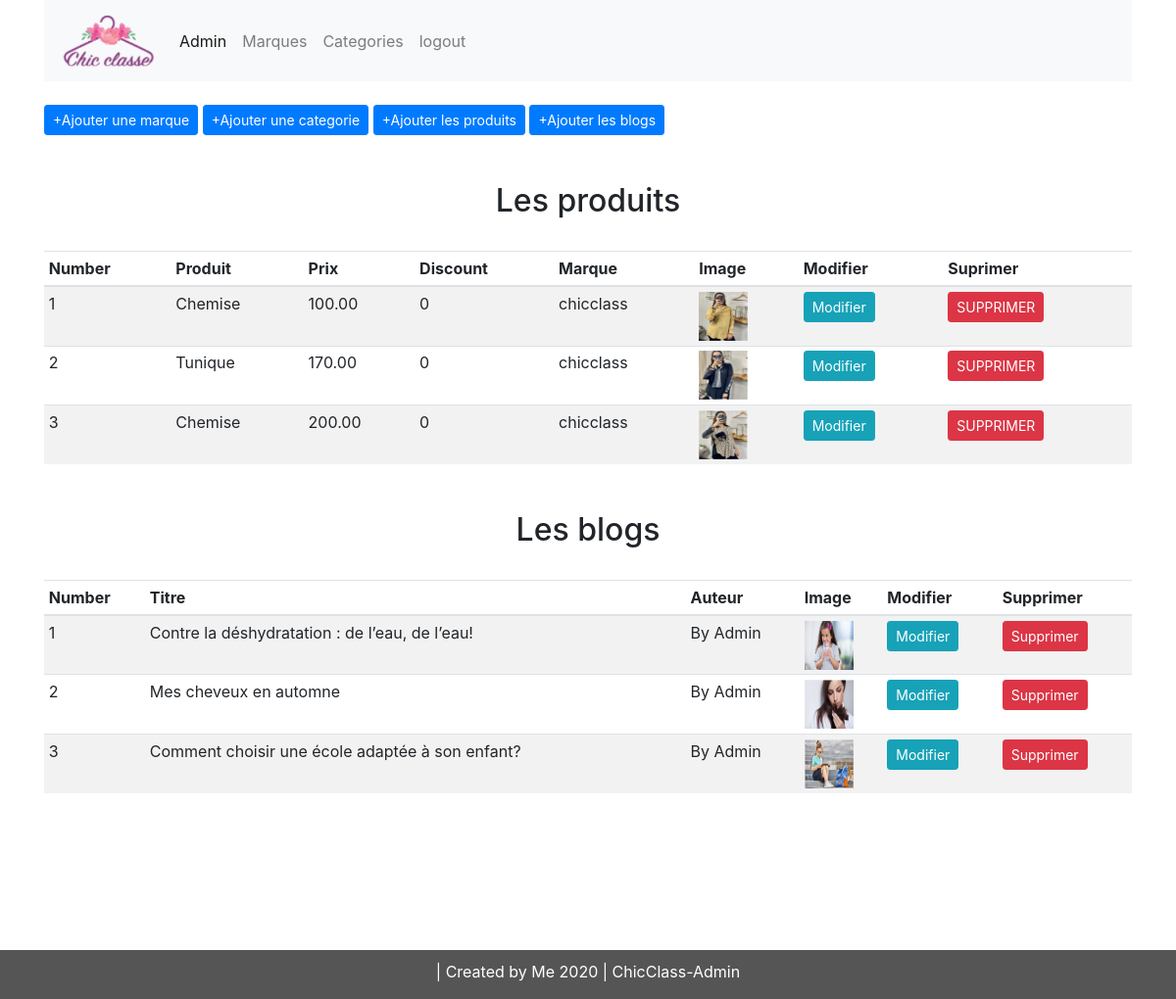
The page /admin (signed in) on the database its author committed.
### app.py (models this page shows, shortened)
class Addproduct(db.Model):
    __searchable__ = ['name','desc']
    id = db.Column(db.Integer, primary_key=True)
    name = db.Column(db.String(80), nullable=False)
    price = db.Column(db.Numeric(10,2),nullable=False)
    priced = db.Column (db.Integer, default=0)
    stock = db.Column (db.Integer, nullable=False)
    colors = db.Column (db.Text, nullable=False)
    desc = db.Column(db.Text, nullable=False)
    pub_date = db.Column(db.DateTime, nullable=False, default=datetime.utcnow)
    brand_id = db.Column(db.Integer, db.ForeignKey('brand.id'),nullable=False)
    brand = db.relationship('Brand',backref=db.backref('brands', lazy=True))
    category_id = db.Column(db.Integer, db.ForeignKey('category.id'),nullable=False)
    category = db.relationship('Category',backref=db.backref('posts', lazy=True))
    image = db.Column(db.String(150),nullable=False, default='image.jpg')

class Brand(db.Model):
    id=db.Column(db.Integer,primary_key=True)
    name=db.Column(db.String(20),nullable=False,unique=True)

class Addblog(db.Model):
    id = db.Column(db.Integer, primary_key=True)
    title = db.Column(db.String(500), nullable=False)
    author = db.Column(db.String(80), nullable=False)
    content = db.Column(db.Text)
    text = db.Column(db.Text)
    pub_date = db.Column(db.DateTime, nullable=False, default=datetime.utcnow)
    image = db.Column(db.String(150),nullable=False, default='image.jpg')

### app.py (the view)
@app.route("/admin")
def admin():
    if 'email' not in session:
        flash("SVP connectez vous d'abbord",'danger')
        return redirect(url_for('login'))
    products = Addproduct.query.all()
    blogs = Addblog.query.all()
    return render_template('admin/indexadm.html',titre='Admin page', products=products,blogs=blogs)

### templates/admin/indexadm.html (shortened to what this page needs)
{% extends 'index.html'%}
{%block content%}
<link rel='stylesheet' href='/static/css/admin.css'/>
<div class="container">
    <nav class="navbar navbar-expand-lg navbar-light bg-light">
        <a class="navbar-brand" href="/admin"><img src="/static/assets/logochic3.PNG" alt=""></a>
        <div class="collapse navbar-collapse" id="navbarNav">
          <ul class="navbar-nav">
            <li class="nav-item active">
              <a class="nav-link" href="/admin">Admin<span class="sr-only">(current)</span></a>
            </li>
            <li class="nav-item">
              <a class="nav-link" href="/brands">Marques</a>
            </li>
            <li class="nav-item">
              <a class="nav-link" href="/category">Categories</a>
            </li>
            <li class="nav-item">
              <a class="nav-link" href="{{url_for('admin_logout')}}">logout</a>
            </li>
          </ul>
        </div>
      </nav>
      <br>
      <div class="div-btn">
        <a href="/addbrand"><button type="" class="btn btn-primary btn-sm">+Ajouter une marque</button></a>
        <a href="/addcat"><button type="" class="btn btn-primary btn-sm">+Ajouter une categorie</button></a>
        <a href="/addproduct"><button type="" class="btn btn-primary btn-sm">+Ajouter les produits</button></a>
        <a href="/addblog"><button type="" class="btn btn-primary btn-sm">+Ajouter les blogs</button></a>
     </div>
</div>
<div class="container mt-5">
  <h2 class="text-center">Les produits</h2>
  <br>
    <table class="table table-sm table-striped">
        <thead>
            <th>Number</th>
            <th>Produit</th>
            <th>Prix</th>
            <th>Discount</th>
            <th>Marque</th>
            <th>Image</th>
            <th>Modifier</th>
            <th>Suprimer</th>
        </thead>
        <tbody>
            {%for product in products%}
            <tr>
                <td data-label="Number">{{loop.index}}</td>
                <td data-label="Produit">{{product.name}}</td>
                <td data-label="Prix">{{product.price}}</td>
                <td data-label="Discount">{{product.priced}}</td>
                <td data-label="Marque">{{product.brand.name}}</td>
                <td data-label="Image"><img src="{{url_for('static',filename='assets/'+ product.image)}}" width="50" height="50"></td>
                <td data-label="Modifier"> <a href="{{url_for('updateproduct', id=product.id)}}" class="btn btn-info btn-sm">Modifier</a></td>
                <td>
                      <button  type="button" class="btn btn-danger btn-sm" data-label="Suprimer" data-toggle="modal" data-target="#exampleModal-{{product.id}}" >
                        SUPPRIMER
                      </button>
                </td>
            </tr>
            {%endfor%}
        </tbody>
    </table>
</div>
<div class="container mt-5">
  <h2 class="text-center">Les blogs</h2>
  <br>
  <table class="table table-sm table-striped">
      <thead>
          <th>Number</th>
          <th>Titre</th>
          <th>Auteur</th>
          <th>Image</th>
          <th>Modifier</th>
          <th>Supprimer</th>
      </thead>
      <tbody>
          {%for blog in blogs%}
          <tr>
              <td data-label="Number">{{loop.index}}</td>
              <td data-label="Titre">{{blog.title}}</td>
              <td data-label="Auteur">{{blog.author}}</td>
              <td data-label="Image"><img src="{{url_for('static',filename='assets/'+ blog.image)}}" width="50" height="50"></td>
              <td data-label="Modifier"> <a href="{{url_for('updateblog', id=blog.id)}}" class="btn btn-info btn-sm">Modifier</a></td>
              <td>
                    <button type="button" class="btn btn-danger btn-sm" data-label="Supprimer" data-toggle="modal" data-target="#exampleModal-{{blog.id}}">
                      Supprimer
                    </button>
              </td>
          </tr>
          {%endfor%}
      </tbody>
  </table>
</div>
<br><br><br><br><br><br>
<footer>
  <p class="footerText"> | Created by Me 2020 | ChicClass-Admin </p>
</footer>
{%endblock content%}

### static/css/footeradmin.css (style rules this page uses)
footer { background-color: #555; position: absolute; width: 100%; }
.footerText { padding-top: 10px; color: white; text-align: center; }

### static/css/admin.css (style rules this page uses)
footer { background-color: #555; position: absolute; width: 100%; }
.footerText { padding-top: 10px; color: white; text-align: center; }

### rows shown on the page
Addproduct: name "Chemise", price "100.00", priced "0", brand.name "chicclass", image (picture)
Addproduct: name "Tunique", price "170.00", priced "0", brand.name "chicclass", image (picture)
Addproduct: name "Chemise", price "200.00", priced "0", brand.name "chicclass", image (picture)
Addblog: title "Contre la déshydratation : de l’eau, de l’eau!", author "By Admin", image (picture)
Addblog: title "Mes cheveux en automne", author "By Admin", image (picture)
Addblog: title "Comment choisir une école adaptée à son enfant?", author "By Admin", image (picture)
